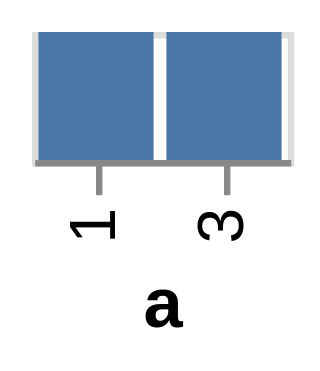

Express this chart as Vega-Lite.
### Vega-Lite specification from a JSON file in a GitHub repository (floating-point values rounded to 4 significant figures)
{"$schema": "https://vega.github.io/schema/vega-lite/v5.json", "data": {"values": [{"a": 1, "b": 2}, {"a": 3, "b": 5}]}, "mark": "bar", "encoding": {"x": {"field": "a"}, "y": {}}}
